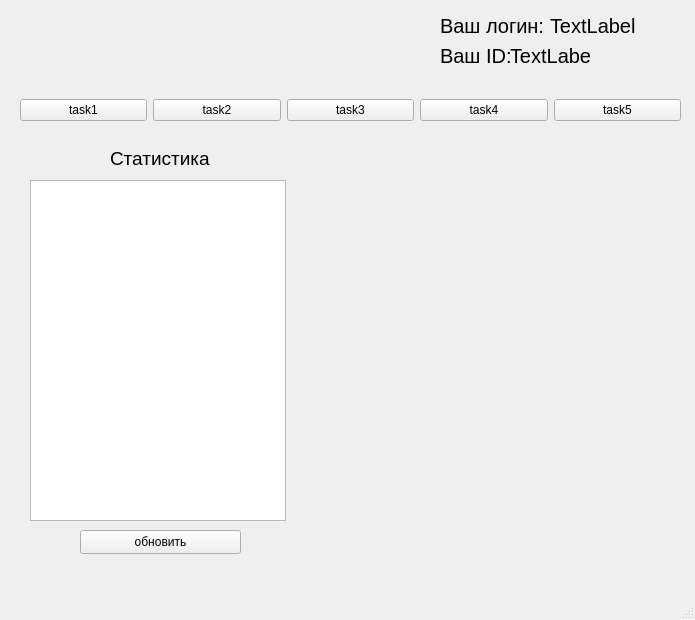
<?xml version="1.0" encoding="UTF-8"?>
<ui version="4.0">
 <class>MainForm</class>
 <widget class="QMainWindow" name="MainForm">
  <property name="geometry">
   <rect>
    <x>0</x>
    <y>0</y>
    <width>695</width>
    <height>620</height>
   </rect>
  </property>
  <property name="windowTitle">
   <string>MainWindow</string>
  </property>
  <widget class="QWidget" name="centralwidget">
   <widget class="QWidget" name="layoutWidget">
    <property name="geometry">
     <rect>
      <x>20</x>
      <y>90</y>
      <width>661</width>
      <height>41</height>
     </rect>
    </property>
    <layout class="QHBoxLayout" name="horizontalLayout">
     <item>
      <widget class="QPushButton" name="pushButton">
       <property name="text">
        <string>task1</string>
       </property>
      </widget>
     </item>
     <item>
      <widget class="QPushButton" name="pushButton_2">
       <property name="text">
        <string>task2</string>
       </property>
      </widget>
     </item>
     <item>
      <widget class="QPushButton" name="pushButton_3">
       <property name="text">
        <string>task3</string>
       </property>
      </widget>
     </item>
     <item>
      <widget class="QPushButton" name="pushButton_5">
       <property name="text">
        <string>task4</string>
       </property>
      </widget>
     </item>
     <item>
      <widget class="QPushButton" name="pushButton_6">
       <property name="text">
        <string>task5</string>
       </property>
      </widget>
     </item>
    </layout>
   </widget>
   <widget class="QLabel" name="labelStudLogin">
    <property name="geometry">
     <rect>
      <x>550</x>
      <y>10</y>
      <width>131</width>
      <height>31</height>
     </rect>
    </property>
    <property name="font">
     <font>
      <pointsize>15</pointsize>
     </font>
    </property>
    <property name="text">
     <string>TextLabel</string>
    </property>
   </widget>
   <widget class="QTextBrowser" name="textBrowserStudStat">
    <property name="geometry">
     <rect>
      <x>30</x>
      <y>180</y>
      <width>256</width>
      <height>341</height>
     </rect>
    </property>
   </widget>
   <widget class="QLabel" name="labelStat">
    <property name="geometry">
     <rect>
      <x>110</x>
      <y>150</y>
      <width>101</width>
      <height>16</height>
     </rect>
    </property>
    <property name="font">
     <font>
      <pointsize>14</pointsize>
     </font>
    </property>
    <property name="text">
     <string>Статистика</string>
    </property>
   </widget>
   <widget class="QPushButton" name="pushButtonUpdateStat">
    <property name="geometry">
     <rect>
      <x>80</x>
      <y>530</y>
      <width>161</width>
      <height>24</height>
     </rect>
    </property>
    <property name="text">
     <string>обновить</string>
    </property>
   </widget>
   <widget class="QLabel" name="label">
    <property name="geometry">
     <rect>
      <x>440</x>
      <y>10</y>
      <width>111</width>
      <height>31</height>
     </rect>
    </property>
    <property name="font">
     <font>
      <pointsize>15</pointsize>
     </font>
    </property>
    <property name="text">
     <string>Ваш логин:</string>
    </property>
   </widget>
   <widget class="QLabel" name="label_2">
    <property name="geometry">
     <rect>
      <x>440</x>
      <y>40</y>
      <width>71</width>
      <height>31</height>
     </rect>
    </property>
    <property name="font">
     <font>
      <pointsize>15</pointsize>
     </font>
    </property>
    <property name="text">
     <string>Ваш ID:</string>
    </property>
   </widget>
   <widget class="QLabel" name="label_id">
    <property name="geometry">
     <rect>
      <x>510</x>
      <y>40</y>
      <width>81</width>
      <height>31</height>
     </rect>
    </property>
    <property name="font">
     <font>
      <pointsize>15</pointsize>
     </font>
    </property>
    <property name="text">
     <string>TextLabel</string>
    </property>
   </widget>
  </widget>
  <widget class="QMenuBar" name="menubar">
   <property name="geometry">
    <rect>
     <x>0</x>
     <y>0</y>
     <width>695</width>
     <height>26</height>
    </rect>
   </property>
  </widget>
  <widget class="QStatusBar" name="statusbar"/>
 </widget>
 <resources/>
 <connections/>
</ui>
